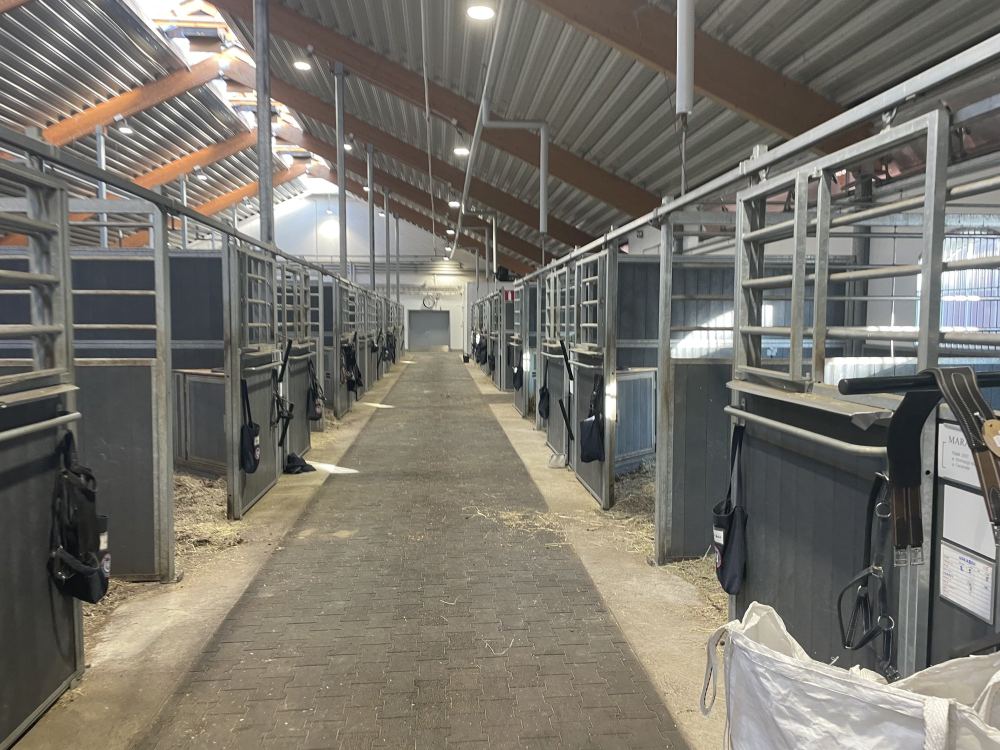
#> input picture qa/screenshot-pack/ref/stall-inne-05-stallgangen.jpg, 2000 x 1500 px, found by its file name (shown at 1/2 size)
$ python gor-stalltexturer.py ../qa/screenshot-pack/ref/stall-inne-05-stallgangen.jpg
#> lines starting #> are read from the running program, lines starting #| are printed output that depends on the picture
#!/usr/bin/env python3
"""Gör stallgångens fototexturer (Batch 1.4) ur fotona i references/.

Varje material tas ur ETT foto i repot, ur ett parti som ligger så nära rakt
framifrån som möjligt, och görs till en sömlös ruta:

  1. utsnitt ur en fyrhörning i originalet (perspektivet rätas upp grovt),
  2. ljusfallet i fotot tas bort (bilden delas med en kraftigt suddad kopia
     av sig själv — kvar blir strukturen, inte var lampan stod),
  3. kanterna görs sömlösa: först i sidled, sedan i höjdled, genom att
     blanda med en halvvägs förskjuten kopia nära kanterna,
  4. medelfärgen sätts till kortets uppmätta värde (IDENTITET i src/site.js,
     STALLINNE.gangSten) — kortet är facit för färgen, fotot för strukturen.

Källorna är foton UTAN personer, registreringsskyltar eller läsbara namn
(se references/DRIVE-MANIFEST-2026-11-26.tsv). Klubbens samtycke:
references/licenses/SAMTYCKE-UBRF-2026-11-28.md.

Kör (en Python med Pillow):
    python3 tools/gor-stalltexturer.py            skriver assets/textures/
    python3 tools/gor-stalltexturer.py --ark DIR  skriver också ett
        kontaktark per material: utsnittet i originalet bredvid rutan.
"""
import pathlib
import sys

from PIL import Image, ImageDraw, ImageFilter

ROT = pathlib.Path(__file__).resolve().parent.parent
STALL = "references/buildings/stall/"
UT = ROT / "assets" / "textures"
SAMTYCKE = "references/licenses/SAMTYCKE-UBRF-2026-11-28.md"

# Fyrhörningarna i ORIGINALETS pixlar, i ordningen uppe-vänster, uppe-höger,
# nere-höger, nere-vänster. `meter` är rutans storlek i världen (bredd, höjd)
# — skuggaren lägger den efter läget i meter. Alla mått är [antagande],
# lästa ur bilderna (räknade plattor, brädor och korrugeringar).
MATERIAL = [
    {"fil": "stall-marksten.jpg", "kalla": STALL + "stall-inne-05-stallgangen.jpg",
     # Gångens marksten nära kameran, där plattraderna är minst förkortade:
     # fyra plattor i bredd, fyra rader i höjd (plattan ≈ 0,22 × 0,11 m).
     "quad": [(600, 1280), (1040, 1280), (1040, 1500), (600, 1500)],
     "storlek": (512, 256), "meter": (0.90, 0.45), "kort": "#867D6C",
     "vad": "markstensgången (STALLINNE.gangSten)"},
    {"fil": "stall-boxpanel.jpg", "kalla": STALL + "drive-2026-11-26/IMG_0153-stall-boxgangar.jpg",
     # Den täta panelen under kappregeln, rakt framifrån: sex brädor i bredd.
     "quad": [(1150, 880), (1958, 880), (1958, 1530), (1150, 1530)],
     "storlek": (256, 256), "meter": (0.72, 0.72), "kort": "#454A4F",
     "vad": "boxfrontens täta panel (IDENTITET.stall.boxfront.heldel)"},
    {"fil": "stall-galv.jpg", "kalla": STALL + "drive-2026-11-26/IMG_0153-stall-boxgangar.jpg",
     # Mittpartiet av en galvad stolpe — kanterna, där röret böjer av
     # och mörknar, är bortskurna.
     "quad": [(1062, 880), (1118, 880), (1118, 1500), (1062, 1500)],
     "storlek": (64, 512), "meter": (0.12, 0.48), "kort": "#9A9B93",
     "vad": "boxfrontens galvade ram, stolpar och reglar (IDENTITET.stall.boxfront.ram)"},
    {"fil": "stall-takplat.jpg", "kalla": STALL + "drive-2026-11-26/IMG_0153-stall-boxgangar.jpg",
     # Takplåten mellan två rör, sedd underifrån nästan rakt.
     "quad": [(676, 4), (1003, 4), (1003, 248), (676, 248)],
     "storlek": (256, 256), "meter": (3.0, 3.0), "kort": "#70716E",
     "vad": "takplåten (IDENTITET.stall.stallgang.takplat)"},
    {"fil": "stall-limtra.jpg", "kalla": STALL + "stall-inne-05-stallgangen.jpg",
     # En sparre längs sin sida: fyrhörningen följer balken, så att
     # fibrerna blir vågräta i rutan.
     "quad": [(1367, 111), (1622, 211), (1622, 283), (1367, 194)],
     "storlek": (512, 128), "meter": (1.6, 0.4), "kort": "#AD8A70",
     "vad": "limträsparrarna (IDENTITET.stall.stallgang.limtra)"},
]


def los(a, b):
    """Löser a·x = b (8×8) med Gauss-elimination — inget numpy behövs."""
    n = len(b)
    m = [row[:] + [b[i]] for i, row in enumerate(a)]
    for k in range(n):
        p = max(range(k, n), key=lambda r: abs(m[r][k]))
        m[k], m[p] = m[p], m[k]
        for r in range(k + 1, n):
            f = m[r][k] / m[k][k]
            for c in range(k, n + 1):
                m[r][c] -= f * m[k][c]
    x = [0.0] * n
    for k in range(n - 1, -1, -1):
        x[k] = (m[k][n] - sum(m[k][c] * x[c] for c in range(k + 1, n))) / m[k][k]
    return x


def perspektiv(bild, quad, storlek):
    """Utsnitt ur en fyrhörning, uträtat till en rektangel."""
    w, h = storlek
    mal = [(0, 0), (w, 0), (w, h), (0, h)]
    a, b = [], []
    for (x, y), (u, v) in zip(mal, quad):
        a.append([x, y, 1, 0, 0, 0, -u * x, -u * y]); b.append(u)
        a.append([0, 0, 0, x, y, 1, -v * x, -v * y]); b.append(v)
    return bild.transform((w, h), Image.PERSPECTIVE, los(a, b), Image.BICUBIC)


def utjamna(bild):
    """Tar bort ljusfallet: dela med en kraftigt suddad kopia, behåll medel."""
    r = max(bild.size) // 3
    sudd = bild.filter(ImageFilter.GaussianBlur(r))
    pb, ps = bild.load(), sudd.load()
    w, h = bild.size
    medel = [sum(ps[x, y][c] for x in range(w) for y in range(h)) / (w * h) for c in range(3)]
    ut = Image.new("RGB", bild.size)
    pu = ut.load()
    for y in range(h):
        for x in range(w):
            pu[x, y] = tuple(min(255, int(pb[x, y][c] * medel[c] / max(ps[x, y][c], 1) + 0.5)) for c in range(3))
    return ut


def somlos(bild):
    """Sömlösa kanter: först i sidled, sedan i höjdled. I varje pass blandas
    bilden med en halvvägs förskjuten kopia av sig själv nära kanterna —
    kopians kanter är originalets mitt, och den möter sig själv."""
    def pass_(b, axel):
        w, h = b.size
        forsk = Image.new("RGB", b.size)
        if axel == 0:
            forsk.paste(b.crop((w // 2, 0, w, h)), (0, 0)); forsk.paste(b.crop((0, 0, w // 2, h)), (w - w // 2, 0))
        else:
            forsk.paste(b.crop((0, h // 2, w, h)), (0, 0)); forsk.paste(b.crop((0, 0, w, h // 2)), (0, h - h // 2))
        mask = Image.new("L", b.size)
        pm = mask.load()
        n = w if axel == 0 else h
        band = max(2, n // 4)
        for y in range(h):
            for x in range(w):
                t = x if axel == 0 else y
                d = min(t, n - 1 - t)                       # avstånd till närmaste kant
                s = min(1.0, d / band)
                pm[x, y] = int(255 * s * s * (3 - 2 * s))   # 0 vid kanten, 1 inåt
        return Image.composite(b, forsk, mask)
    return pass_(pass_(bild, 0), 1)


def till_kort(bild, kort):
    """Sätter medelfärgen till kortets värde, kanal för kanal."""
    mal = [int(kort[i:i + 2], 16) for i in (1, 3, 5)]
    w, h = bild.size
    p = bild.load()
    medel = [sum(p[x, y][c] for x in range(w) for y in range(h)) / (w * h) for c in range(3)]
    fakt = [mal[c] / max(medel[c], 1) for c in range(3)]
    ut = bild.copy()
    pu = ut.load()
    for y in range(h):
        for x in range(w):
            pu[x, y] = tuple(min(255, int(p[x, y][c] * fakt[c] + 0.5)) for c in range(3))
    return ut, medel


def main():
    ark = pathlib.Path(sys.argv[sys.argv.index("--ark") + 1]) if "--ark" in sys.argv else None
    UT.mkdir(parents=True, exist_ok=True)
    rader = []
    for m in MATERIAL:
        orig = Image.open(ROT / m["kalla"]).convert("RGB")
#> orig is the input picture: PIL image 2000x1500 RGB; mean R, G, B 120, 116.5, 108.1
        r = somlos(utjamna(perspektiv(orig, m["quad"], m["storlek"])))
#> in perspektiv, `return bild.transform((w, h), Image.PERSPECTIVE, los(a, b), Image.BICU..`:
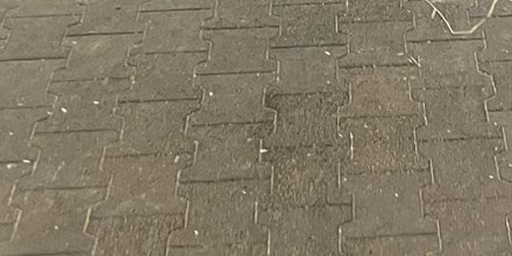
#> returned value: PIL image 512x256 RGB; mean R, G, B 130.1, 119.8, 101.3
#> in utjamna, `r = max(bild.size) // 3`: r = 170
#> in utjamna, `sudd = bild.filter(ImageFilter.GaussianBlur(r))`:
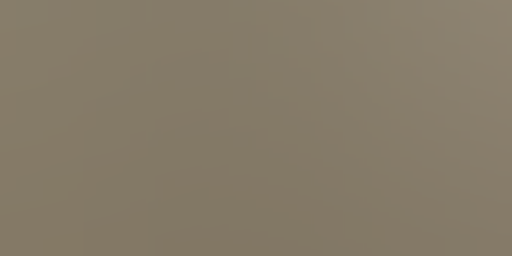
#> sudd: PIL image 512x256 RGB; mean R, G, B 133.2, 122.9, 104.4
#> in utjamna, `medel = [sum(ps[x, y][c] for x in range(w) for y in range(h)) / (w * h..`: medel = [133.2, 122.9, 104.4]
#> in utjamna, `ut = Image.new("RGB", bild.size)`: ut: PIL image 512x256 RGB; every value is 0
#> in pass_, `w, h = b.size`: w = 512; h = 256
#> in pass_, `forsk.paste(b.crop((w // 2, 0, w, h)), (0, 0))`:
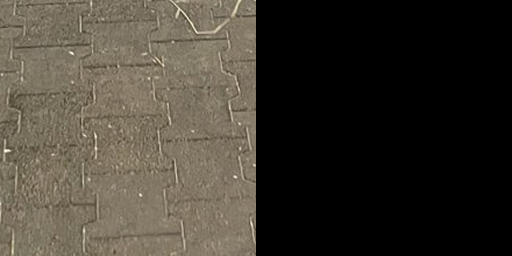
#> forsk: PIL image 512x256 RGB; mean R, G, B 64, 58.9, 49.6
#> in pass_, `forsk.paste(b.crop((0, 0, w // 2, h)), (w - w // 2, 0))`:
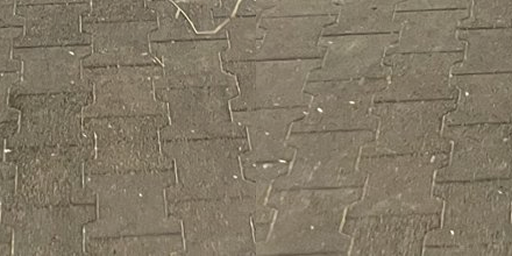
#> forsk: PIL image 512x256 RGB; mean R, G, B 130, 119.9, 101.1
#> in pass_, `mask = Image.new("L", b.size)`: mask: PIL image 512x256 L; every value is 0
#> in pass_, `n = w if axel == 0 else h`: n = 512
#> in pass_, `band = max(2, n // 4)`: band = 128
#> call 2 of pass_, with axel = 1
#> in pass_ (call 2), `forsk.paste(b.crop((0, h // 2, w, h)), (0, 0))`:
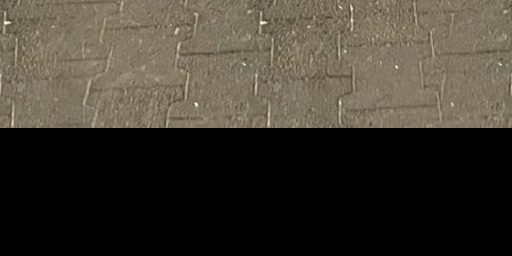
#> forsk: PIL image 512x256 RGB; mean R, G, B 64.1, 59, 49.4
#> in pass_ (call 2), `forsk.paste(b.crop((0, 0, w, h // 2)), (0, h - h // 2))`:
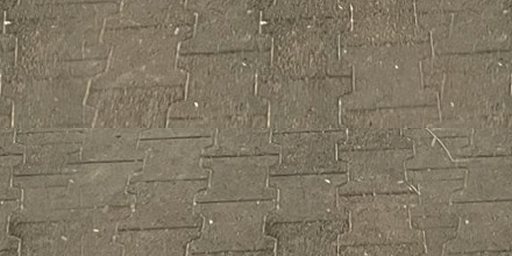
#> forsk: PIL image 512x256 RGB; mean R, G, B 128, 118.2, 99.3
#> in pass_ (call 2), `n = w if axel == 0 else h`: n = 256
#> in pass_ (call 2), `band = max(2, n // 4)`: band = 64
#> in pass_ (call 2), `return Image.composite(b, forsk, mask)`:
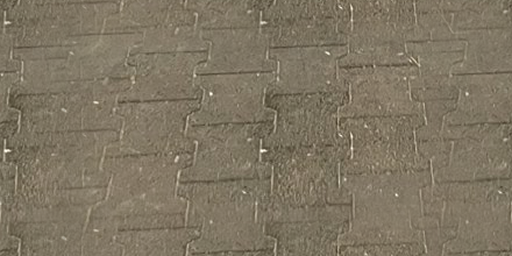
#> returned value: PIL image 512x256 RGB; mean R, G, B 127.2, 117.4, 98.4
        r, fotomedel = till_kort(r, m["kort"])
#> in till_kort, `medel = [sum(p[x, y][c] for x in range(w) for y in range(h)) / (w * h)..`: medel = [127.2, 117.4, 98.4]
#> in till_kort, `fakt = [mal[c] / max(medel[c], 1) for c in range(3)]`: fakt = [1.05, 1.07, 1.1]
#> fotomedel = [127.2, 117.4, 98.4]
        mal = UT / m["fil"]
        r.save(mal, "JPEG", quality=85, optimize=True)
        storlek = mal.stat().st_size
        rader.append("%s\t%s, fyrhörning %s; %s\tubrf-foto\t%s" % (
            m["fil"], m["kalla"], " ".join("%d,%d" % p for p in m["quad"]), m["vad"], SAMTYCKE))
        print("  %-20s %4d×%-4d %6d byte · fotots medel %s → kortets %s" % (
            m["fil"], r.size[0], r.size[1], storlek, "/".join("%d" % v for v in fotomedel), m["kort"]))
#|   stall-marksten.jpg    512×256   28164 byte · fotots medel 127/117/98 → kortets #867D6C
        if ark:
            ark.mkdir(parents=True, exist_ok=True)
            vis = orig.copy()
            ImageDraw.Draw(vis).polygon(m["quad"], outline=(255, 220, 0), width=6)
            vis.thumbnail((900, 900))
            tre = Image.new("RGB", (r.size[0] * 3, r.size[1] * 2))
            for i in range(3):
                for j in range(2):
                    tre.paste(r, (i * r.size[0], j * r.size[1]))
            tre.thumbnail((900, 600))
            sida = Image.new("RGB", (vis.size[0] + tre.size[0] + 20, max(vis.size[1], tre.size[1])), (32, 32, 32))
            sida.paste(vis, (0, 0)); sida.paste(tre, (vis.size[0] + 20, 0))
            sida.save(ark / ("ark-" + m["fil"]), "JPEG", quality=85)
#> pass 2 of the loop in main, `for m in MATERIAL:`:
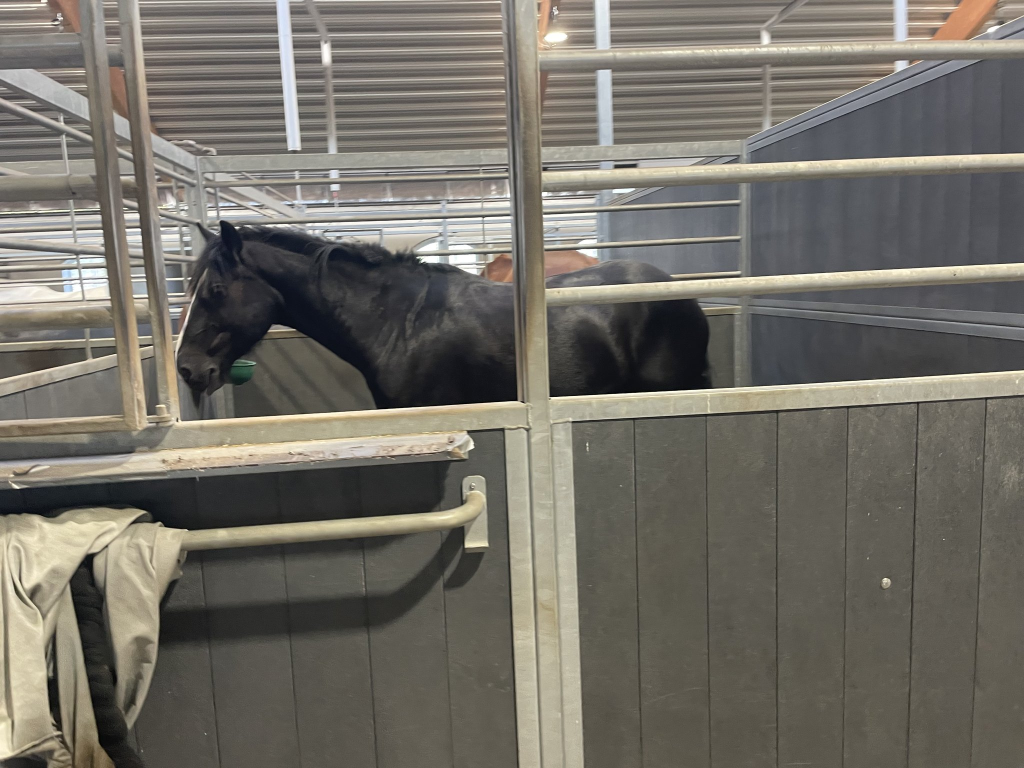
#> input picture references/buildings/stall/drive-2026-11-26/IMG_0153-stall-boxgangar.jpg, 2048 x 1536 px (shown at 1/2 size)
#> in main, orig is the input picture: PIL image 2048x1536 RGB; mean R, G, B 114, 110.5, 102.3
#> sudd: PIL image 256x256 RGB
#> ut: PIL image 256x256 RGB; every value is 0
#> b: PIL image 256x256 RGB
#> mask: PIL image 256x256 L; every value is 0
#> in pass_ (call 4), `forsk.paste(b.crop((0, 0, w, h // 2)), (0, h - h // 2))`:
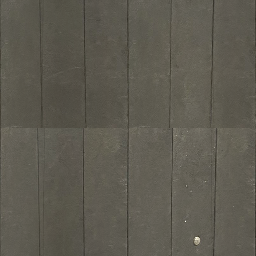
#> forsk: PIL image 256x256 RGB; mean R, G, B 94.1, 90.8, 80.6
#> in main, `r, fotomedel = till_kort(r, m["kort"])`:
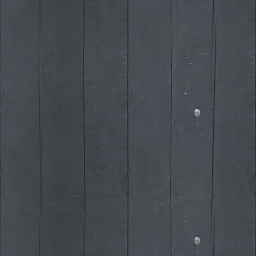
#> r: PIL image 256x256 RGB; mean R, G, B 69, 74, 79.3
#> fotomedel = [93.58, 90.38, 80.34]
#|   stall-boxpanel.jpg    256×256    5741 byte · fotots medel 93/90/80 → kortets #454A4F
    kallor = UT / "KALLOR.tsv"
#> (the run stopped early here; a loop or call above may not have finished)
